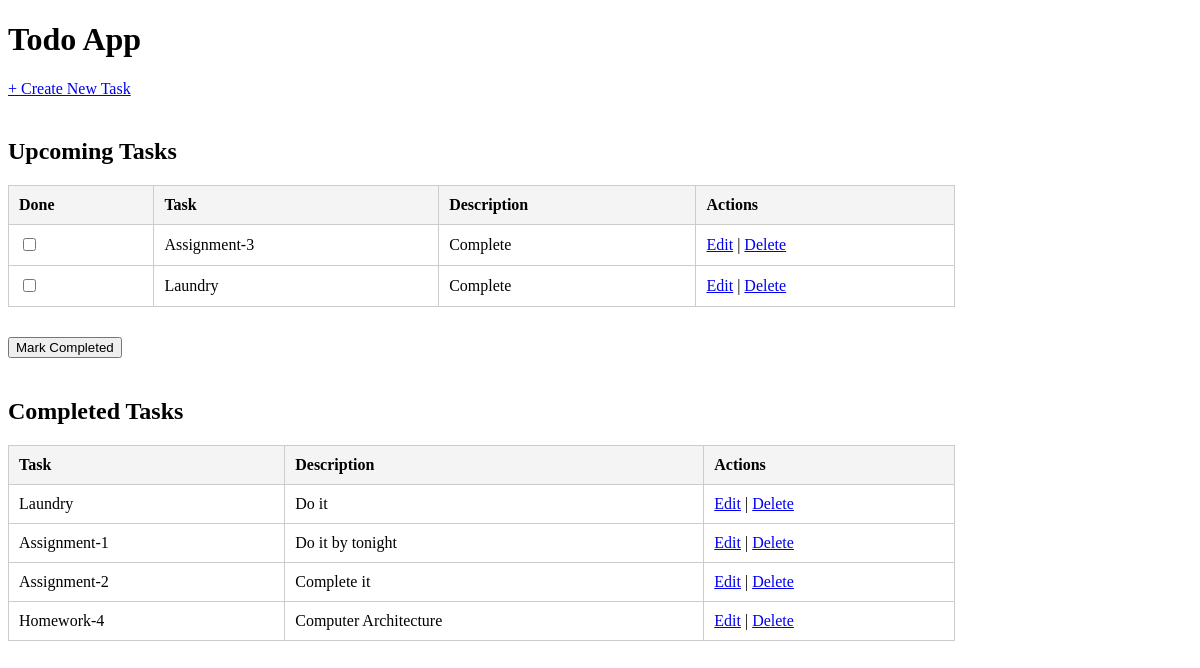
The page / on the database its author committed.
### myApp/models.py (models this page shows)
class Todo(models.Model):
    id = models.AutoField(primary_key=True)
    task = models.CharField(max_length=200)
    description = models.TextField()
    completed = models.BooleanField(default=False)
    created_at = models.DateTimeField(auto_now_add=True)
    class Meta:
        db_table = "Todo"

### myApp/views.py (the view)
# urls.py: path('', views.index, name='index'),
def index(request):
    query = "SELECT id, task, description, completed  FROM Todo;"
    with connections['default'].cursor() as cursor:
        cursor.execute(query)
        todos_list = cursor.fetchall()
    todos = [
        {'id': row[0], 'task': row[1], 'description': row[2], 'completed': row[3]}
        for row in todos_list
    ]
    upcoming = [todo for todo in todos if not todo['completed']]
    completed = [todo for todo in todos if todo['completed']]
    return render(request, 'myApp/index.html', {
        'upcoming': upcoming,
        'completed': completed
    })

### myApp/templates/myApp/index.html (shortened to what this page needs)
<!DOCTYPE html>
<html>
<head>
</head>
<body>
    <h1>Todo App</h1>
    <p><a href="{% url 'todo' %}">+ Create New Task</a></p>
    <h2>Upcoming Tasks</h2>
    {% if upcoming %}
        <form method="POST" action="{% url 'update_tasks' %}">
            <table>
                <thead>
                    <tr>
                        <th>Done</th>
                        <th>Task</th>
                        <th>Description</th>
                        <th>Actions</th>
                    </tr>
                </thead>
                <tbody>
                    {% for todo in upcoming %}
                    <tr>
                        <td>
                            <input type="checkbox" name="completed_tasks" value="{{ todo.id }}">
                        </td>
                        <td>{{ todo.task }}</td>
                        <td>{{ todo.description }}</td>
                        <td>
                            <a href="{% url 'edit_task' todo.id %}">Edit</a> |
                            <a href="{% url 'delete_task' todo.id %}">Delete</a>
                        </td>
                    </tr>
                    {% endfor %}
                </tbody>
            </table>
            <button type="submit">Mark Completed</button>
        </form>
    {% else %}
        <p>No upcoming tasks.</p>
    {% endif %}
    <h2>Completed Tasks</h2>
    {% if completed %}
        <table>
            <thead>
                <tr>
                    <th>Task</th>
                    <th>Description</th>
                    <th>Actions</th>
                </tr>
            </thead>
            <tbody>
                {% for todo in completed %}
                <tr>
                    <td>{{ todo.task }}</td>
                    <td>{{ todo.description }}</td>
                    <td>
                        <a href="{% url 'edit_task' todo.id %}">Edit</a> |
                        <a href="{% url 'delete_task' todo.id %}">Delete</a>
                    </td>
                </tr>
                {% endfor %}
            </tbody>
        </table>
    {% else %}
        <p>No completed tasks yet.</p>
    {% endif %}
</body>
</html>

### myApp/templates/myApp/index.html (style rules this page uses)
table { width: 80%; border-collapse: collapse; margin-bottom: 30px; }
th, td { border: 1px solid #ccc; padding: 10px; text-align: left; }
th { background-color: #f4f4f4; }
h2 { margin-top: 40px; }

### rows shown on the page
Todo: task "Assignment-3", description "Complete"
Todo: task "Laundry", description "Complete"
Todo: task "Laundry", description "Do it"
Todo: task "Assignment-1", description "Do it by tonight"
Todo: task "Assignment-2", description "Complete it"
Todo: task "Homework-4", description "Computer Architecture"
